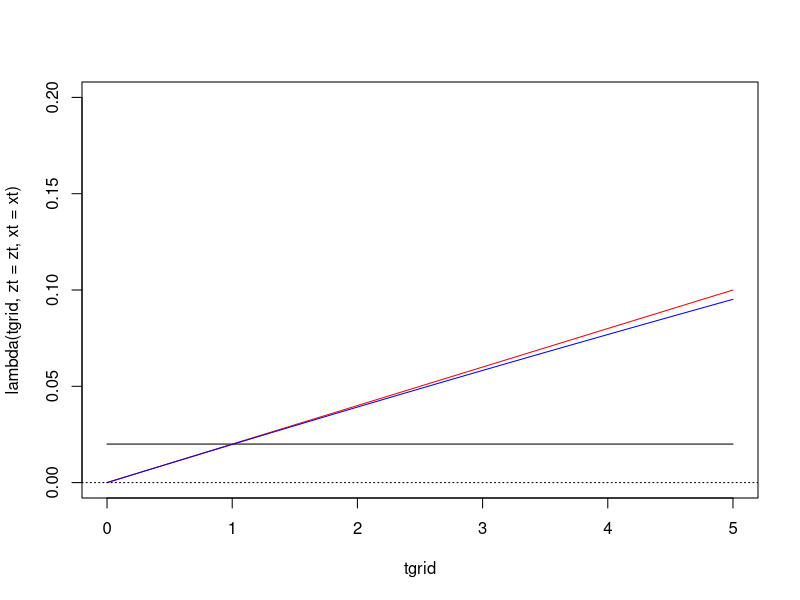
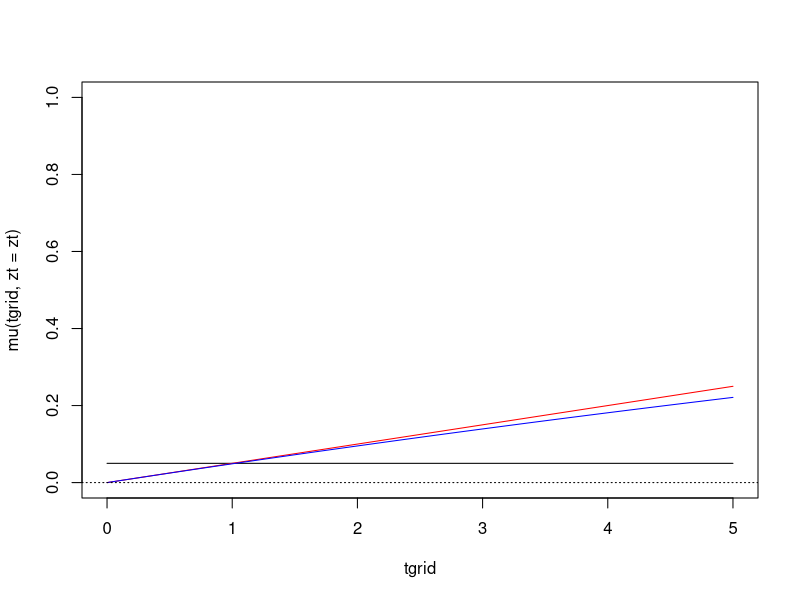
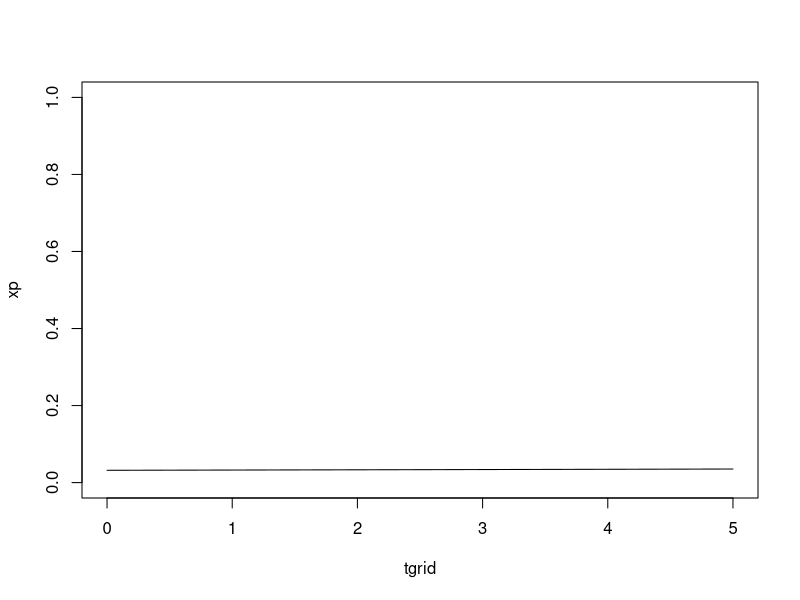

Write the R code that produced these figures, in order.

# Additive hazard functions:

if (0) {
    lambda <- function(x, zt=Inf, xt=Inf) {
        return(0.02 - 0.01 * I(x >= zt) + 0.01 * I(x >= xt))
    }
    mu <- function(x, zt=Inf) {
        return(0.3 - 0.15 * (x >= zt))
    }
}

# Proportional hazard functions:

eta=-1.5
#eta=0.0

lambda <- function(x, zt=Inf, xt=Inf) {
    return(0.02 * exp(0.0 * x - 1.0 * I(x >= zt) + 1.5 * I(x >= xt)))
}
mu <- function(x, zt=Inf) {
    return(0.05 * exp(eta * (x >= zt)))
}

# Cumulative hazards:

clambda <- function(x, zt=Inf, xt=Inf) {
    int <- rep(0, length(x))
    for (k in 1:length(x)) {
        times <- sort(c(0, x[k], zt, xt))
        for (i in 2:(2 + I(zt < x[k]) + I(xt < x[k]))) {
            int[k] <- int[k] + integrate(lambda, lower=times[i-1], upper=times[i], zt=zt, xt=xt)$value
        }
    }
    return(int)
}

cmu <- function(x, zt=Inf) {
    int <- rep(0, length(x))
    for (k in 1:length(x)) {
        times <- sort(c(0, x[k], zt))
        for (i in 2:(2 + I(zt < x[k]))) {
            int[k] <- int[k] + integrate(mu, lower=times[i-1], upper=times[i], zt=zt)$value
        }
    }
    return(int)
}

# Plot the functions:

tgrid <- seq(0,5,by=0.01)
zt=Inf; xt=Inf

cl <- clambda(tgrid, zt=zt, xt=xt)
plot(tgrid, lambda(tgrid, zt=zt, xt=xt), type='l', ylim=c(0,0.2))
lines(tgrid, cl, col='red')
lines(tgrid, 1-exp(-cl), col='blue')
abline(h=0, lty='dotted')

cm <- cmu(tgrid, zt=zt)
plot(tgrid, mu(tgrid, zt=zt), type='l', ylim=c(0,1))
lines(tgrid, cm, col='red')
lines(tgrid, 1-exp(-cm), col='blue')
abline(h=0, lty='dotted')

xprob <- function(x, t, zt=Inf) {
    int <- rep(0, length(x))
    for (k in 1:length(x)) {
        int[k] <- exp(-clambda(t, zt=zt, xt=x[k])) * mu(x[k], zt=zt) * exp(-cmu(x[k], zt=zt))
    }    
    return(int)
}

xp <- xprob(tgrid, t=5, zt=zt)
plot(tgrid, xp, type='l', ylim=c(0,1))

xint <- function(x, zt=zt) {
    int <- 0
    times <- sort(c(0, x, zt))
    for (i in 2:(2 + I(zt < x))) {
        int <- int + integrate(xprob, lower=times[i-1], upper=times[i], t=x, zt=zt)$value
    }
    return(int)
}

eps <- 0.001
getlm <- function(tgrid, zt) {
    lm <- rep(NA, length(tgrid))
    for (i in 1:length(lm)) {
        c0 <- exp(-clambda(tgrid[i], zt=zt, xt=(tgrid[i] + eps))) * exp(-cmu(tgrid[i], zt=zt))
        c1 <- xint(tgrid[i], zt=zt)
        lm[i] <- (lambda(tgrid[i], zt=zt, xt=(tgrid[i] + eps)) * c0 + lambda(tgrid[i], zt=zt, xt=(tgrid[i] - eps)) * c1)/(c0+c1)
        if (i %% 10 == 0)
            print(i)
    }
    return(lm)
}
lm0 <- getlm(tgrid, Inf)
lm1 <- getlm(tgrid, 2)
# lm2 <- getlm(tgrid, 1)

if (0) {
    outpath <- 'C:/Users/dongy30/Desktop/Olli_Paper_Try_Sim'
    pdf(file.path(outpath, paste('rates.pdf', sep='')), height=6, width=6, paper='special')
    op <- par(mar=c(4.5,4.5,1,1), oma=c(0,0,0,0))
    layout(matrix(c(1,1,2), 3, 1, byrow = TRUE))
    # layout.show(n = 2)

    plot(tgrid, lambda(tgrid, zt=2, xt=Inf), type='l', ylim=c(0,0.1), lty='dashed', xlab='Follow-up years', ylab='Hazard')
    lines(tgrid, lambda(tgrid, zt=2, xt=0), lty='dotdash')
    # lines(tgrid, lm2, col='red', lwd=2, lty='dashed')
    lines(tgrid, lm1, col='red', lwd=2, lty='solid')
    lines(tgrid, lm0, col='black', lwd=2, lty='solid')
    legend('topright', legend=c('Marginal hazard (never treat)',
    'Marginal hazard (treat at t=2)','Conditional hazard (treat at t=2, Z(0)=1)', 'Conditional hazard (treat at t=2, Z(5)=0)'), 
    col=c('black','red','black','black'), lwd=c(2,2,1,1), lty=c('solid','solid','dotdash','dashed'))

    plot(tgrid, lm1/lm0, type='l', ylim=c(0,1.5), ylab='Hazard ratio', col='red', xlab='Follow-up years', lwd=2, lty='solid')
    # lines(tgrid, lm1/lm0, col='red', lwd=2, lty='solid')
    abline(h=c(0,0.5,1,1.5), lty='dotted')
    legend('topright', legend=c('Hazard ratio (treat at t=2 vs never treat)'), 
           col=c('red'), lwd=2, bg='white', lty=c('solid'))

    par(op)
    dev.off()

    op <- par(mar=c(4.5,4.5,1,1), oma=c(0,0,0,0))
    layout(matrix(c(1,1,2), 3, 1, byrow = TRUE))
    # layout.show(n = 2)

    pdf(file.path(outpath, paste('logrates.pdf', sep='')), height=6, width=6, paper='special')
    op <- par(mar=c(4.5,4.5,1,1), oma=c(0,0,0,0))
    layout(matrix(c(1,1,2), 3, 1, byrow = TRUE))
    # layout.show(n = 2)

    plot(tgrid, log(lambda(tgrid, zt=2, xt=Inf)), type='l', ylim=c(-5,-2), lty='dashed', xlab='Follow-up years', ylab='Log hazard')
    lines(tgrid, log(lambda(tgrid, zt=2, xt=0)), lty='dotdash')
    # lines(tgrid, log(lm2), col='red', lwd=2, lty='dashed')
    lines(tgrid, log(lm1), col='red', lwd=2, lty='solid')
    lines(tgrid, log(lm0), col='black', lwd=2, lty='solid')
    legend('topright', legend=c('Marginal log hazard (never treat)',
    'Marginal log hazard (treat at t=2)','Conditional log hazard (treat at t=2, X(0)=1)', 'Conditional log hazard (treat at t=2, X(5)=0)'), 
    col=c('black','red','black','black'), lwd=c(2,2,1,1), lty=c('solid','solid','dotdash','dashed'))

    plot(tgrid, log(lm1/lm0), type='l', ylim=c(-2,0), ylab='Log hazard ratio', col='red', xlab='Follow-up years', lwd=2, lty='solid')
    # lines(tgrid, log(lm1/lm0), col='red', lwd=2, lty='solid')

    # lines(tgrid-1, log(lm1/lm0), col='blue', lwd=1)
    abline(h=seq(-2,0,by=0.5), lty='dotted')
    legend('topright', legend=c('Log hazard ratio (treat at t=2 vs never treat)'), 
           col=c('red'), lwd=2, bg='white', lty=c('solid'))

    par(op)
    dev.off()
}

# plot(tgrid, log(lm2/lm0), type='l', ylim=c(-1.5,0), ylab='Log hazard ratio', col='green', xlab='Follow-up years', lwd=2)
# lines(tgrid, log(lm1/lm0), col='blue', lwd=2)
# zt <- 1
# lines(tgrid, (tgrid >= zt) * (-1) - 0.11 * (tgrid >= zt) * (tgrid-zt)^(0.65) + 0.0 * (tgrid >= zt) * (tgrid-zt)^(0.65) * zt, col='black', lwd=1)
# zt <- 2
# lines(tgrid, (tgrid >= zt) * (-1) - 0.11 * (tgrid >= zt) * (tgrid-zt)^(0.65) + 0.0 * (tgrid >= zt) * (tgrid-zt)^(0.65) * zt, col='black', lwd=1)
# abline(h=c(-2,-1,0), lty='dotted')



